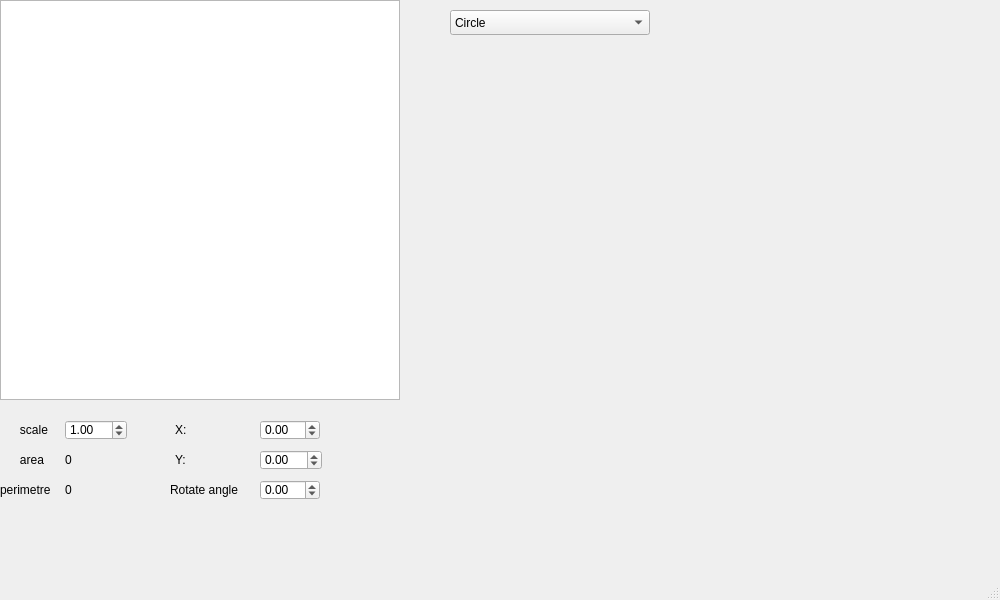
<?xml version="1.0" encoding="UTF-8"?>
<ui version="4.0">
 <class>MainWindow</class>
 <widget class="QMainWindow" name="MainWindow">
  <property name="geometry">
   <rect>
    <x>0</x>
    <y>0</y>
    <width>1000</width>
    <height>600</height>
   </rect>
  </property>
  <property name="windowTitle">
   <string>MainWindow</string>
  </property>
  <widget class="QWidget" name="centralwidget">
   <widget class="QGraphicsView" name="graphicsView">
    <property name="geometry">
     <rect>
      <x>0</x>
      <y>0</y>
      <width>400</width>
      <height>400</height>
     </rect>
    </property>
   </widget>
   <widget class="QLabel" name="labbe">
    <property name="geometry">
     <rect>
      <x>0</x>
      <y>420</y>
      <width>58</width>
      <height>20</height>
     </rect>
    </property>
    <property name="text">
     <string>      scale</string>
    </property>
   </widget>
   <widget class="QLabel" name="label_7">
    <property name="geometry">
     <rect>
      <x>0</x>
      <y>450</y>
      <width>58</width>
      <height>20</height>
     </rect>
    </property>
    <property name="text">
     <string>      area</string>
    </property>
   </widget>
   <widget class="QLabel" name="labbe_2">
    <property name="geometry">
     <rect>
      <x>0</x>
      <y>480</y>
      <width>58</width>
      <height>20</height>
     </rect>
    </property>
    <property name="text">
     <string>perimetre</string>
    </property>
   </widget>
   <widget class="QLabel" name="la">
    <property name="geometry">
     <rect>
      <x>175</x>
      <y>420</y>
      <width>16</width>
      <height>20</height>
     </rect>
    </property>
    <property name="text">
     <string>X:</string>
    </property>
   </widget>
   <widget class="QLabel" name="be">
    <property name="geometry">
     <rect>
      <x>175</x>
      <y>450</y>
      <width>16</width>
      <height>20</height>
     </rect>
    </property>
    <property name="text">
     <string>Y:</string>
    </property>
   </widget>
   <widget class="QLabel" name="ann">
    <property name="geometry">
     <rect>
      <x>170</x>
      <y>480</y>
      <width>81</width>
      <height>20</height>
     </rect>
    </property>
    <property name="text">
     <string>Rotate angle</string>
    </property>
   </widget>
   <widget class="QDoubleSpinBox" name="change_scale">
    <property name="geometry">
     <rect>
      <x>65</x>
      <y>420</y>
      <width>62</width>
      <height>20</height>
     </rect>
    </property>
    <property name="minimum">
     <double>0.100000000000000</double>
    </property>
    <property name="maximum">
     <double>5.000000000000000</double>
    </property>
    <property name="value">
     <double>1.000000000000000</double>
    </property>
   </widget>
   <widget class="QDoubleSpinBox" name="change_x">
    <property name="geometry">
     <rect>
      <x>260</x>
      <y>420</y>
      <width>60</width>
      <height>20</height>
     </rect>
    </property>
    <property name="minimum">
     <double>-200.000000000000000</double>
    </property>
    <property name="maximum">
     <double>200.000000000000000</double>
    </property>
   </widget>
   <widget class="QDoubleSpinBox" name="change_y">
    <property name="geometry">
     <rect>
      <x>260</x>
      <y>450</y>
      <width>62</width>
      <height>20</height>
     </rect>
    </property>
    <property name="minimum">
     <double>-200.000000000000000</double>
    </property>
    <property name="maximum">
     <double>200.000000000000000</double>
    </property>
   </widget>
   <widget class="QDoubleSpinBox" name="change_angle">
    <property name="geometry">
     <rect>
      <x>260</x>
      <y>480</y>
      <width>60</width>
      <height>20</height>
     </rect>
    </property>
    <property name="minimum">
     <double>-1080.000000000000000</double>
    </property>
    <property name="maximum">
     <double>1080.000000000000000</double>
    </property>
   </widget>
   <widget class="QLabel" name="area">
    <property name="geometry">
     <rect>
      <x>65</x>
      <y>450</y>
      <width>60</width>
      <height>20</height>
     </rect>
    </property>
    <property name="text">
     <string>0</string>
    </property>
   </widget>
   <widget class="QLabel" name="perimetre">
    <property name="geometry">
     <rect>
      <x>65</x>
      <y>480</y>
      <width>60</width>
      <height>20</height>
     </rect>
    </property>
    <property name="text">
     <string>0</string>
    </property>
   </widget>
   <widget class="QComboBox" name="change_figure">
    <property name="geometry">
     <rect>
      <x>450</x>
      <y>10</y>
      <width>200</width>
      <height>25</height>
     </rect>
    </property>
    <property name="minimumSize">
     <size>
      <width>200</width>
      <height>0</height>
     </size>
    </property>
    <item>
     <property name="text">
      <string>Circle</string>
     </property>
    </item>
    <item>
     <property name="text">
      <string>Rectangle</string>
     </property>
    </item>
    <item>
     <property name="text">
      <string>Rhombus</string>
     </property>
    </item>
    <item>
     <property name="text">
      <string>Right polygon</string>
     </property>
    </item>
    <item>
     <property name="text">
      <string>Square</string>
     </property>
    </item>
    <item>
     <property name="text">
      <string>Star</string>
     </property>
    </item>
    <item>
     <property name="text">
      <string>Triangle</string>
     </property>
    </item>
   </widget>
  </widget>
  <widget class="QMenuBar" name="menubar">
   <property name="geometry">
    <rect>
     <x>0</x>
     <y>0</y>
     <width>1000</width>
     <height>20</height>
    </rect>
   </property>
  </widget>
  <widget class="QStatusBar" name="statusbar"/>
 </widget>
 <resources/>
 <connections/>
</ui>
